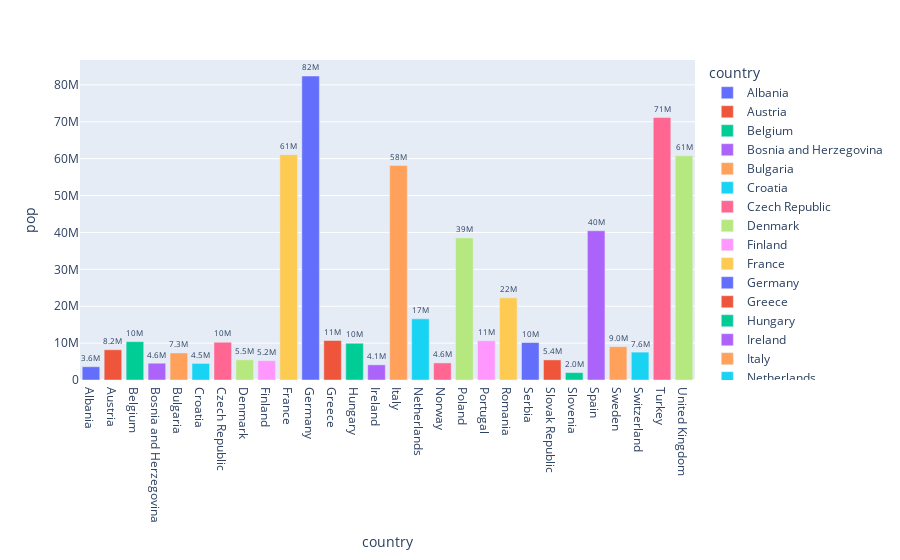

The code cell stored with this chart in its notebook:
### Code cell
df_europe = px.data.gapminder().query("continent == 'Europe' and year == 2007 and pop > 2.e6")
fig = px.bar(df_europe,y='pop',x='country',text="pop",color='country')
fig.update_traces(texttemplate='%{text:.2s}',textposition='outside')
fig.show()

### Figure 1 — Plotly figure (JSON) as saved in the notebook; plotly's stock layout.template omitted (floating-point values rounded to 4 significant figures)
{"data": [{"alignmentgroup": "True", "hovertemplate": "country=%{x}<br>pop=%{text}<extra></extra>", "legendgroup": "Albania", "marker": {"color": "#636efa", "pattern": {"shape": ""}}, "name": "Albania", "offsetgroup": "Albania", "orientation": "v", "showlegend": true, "text": [3600523], "textposition": "outside", "texttemplate": "%{text:.2s}", "type": "bar", "x": ["Albania"], "xaxis": "x", "y": [3600523], "yaxis": "y"}, {"alignmentgroup": "True", "hovertemplate": "country=%{x}<br>pop=%{text}<extra></extra>", "legendgroup": "Austria", "marker": {"color": "#EF553B", "pattern": {"shape": ""}}, "name": "Austria", "offsetgroup": "Austria", "orientation": "v", "showlegend": true, "text": [8199783], "textposition": "outside", "texttemplate": "%{text:.2s}", "type": "bar", "x": ["Austria"], "xaxis": "x", "y": [8199783], "yaxis": "y"}, {"alignmentgroup": "True", "hovertemplate": "country=%{x}<br>pop=%{text}<extra></extra>", "legendgroup": "Belgium", "marker": {"color": "#00cc96", "pattern": {"shape": ""}}, "name": "Belgium", "offsetgroup": "Belgium", "orientation": "v", "showlegend": true, "text": [10392226], "textposition": "outside", "texttemplate": "%{text:.2s}", "type": "bar", "x": ["Belgium"], "xaxis": "x", "y": [10392226], "yaxis": "y"}, {"alignmentgroup": "True", "hovertemplate": "country=%{x}<br>pop=%{text}<extra></extra>", "legendgroup": "Bosnia and Herzegovina", "marker": {"color": "#ab63fa", "pattern": {"shape": ""}}, "name": "Bosnia and Herzegovina", "offsetgroup": "Bosnia and Herzegovina", "orientation": "v", "showlegend": true, "text": [4552198], "textposition": "outside", "texttemplate": "%{text:.2s}", "type": "bar", "x": ["Bosnia and Herzegovina"], "xaxis": "x", "y": [4552198], "yaxis": "y"}, {"alignmentgroup": "True", "hovertemplate": "country=%{x}<br>pop=%{text}<extra></extra>", "legendgroup": "Bulgaria", "marker": {"color": "#FFA15A", "pattern": {"shape": ""}}, "name": "Bulgaria", "offsetgroup": "Bulgaria", "orientation": "v", "showlegend": true, "text": [7322858], "textposition": "outside", "texttemplate": "%{text:.2s}", "type": "bar", "x": ["Bulgaria"], "xaxis": "x", "y": [7322858], "yaxis": "y"}, {"alignmentgroup": "True", "hovertemplate": "country=%{x}<br>pop=%{text}<extra></extra>", "legendgroup": "Croatia", "marker": {"color": "#19d3f3", "pattern": {"shape": ""}}, "name": "Croatia", "offsetgroup": "Croatia", "orientation": "v", "showlegend": true, "text": [4493312], "textposition": "outside", "texttemplate": "%{text:.2s}", "type": "bar", "x": ["Croatia"], "xaxis": "x", "y": [4493312], "yaxis": "y"}, {"alignmentgroup": "True", "hovertemplate": "country=%{x}<br>pop=%{text}<extra></extra>", "legendgroup": "Czech Republic", "marker": {"color": "#FF6692", "pattern": {"shape": ""}}, "name": "Czech Republic", "offsetgroup": "Czech Republic", "orientation": "v", "showlegend": true, "text": [10228744], "textposition": "outside", "texttemplate": "%{text:.2s}", "type": "bar", "x": ["Czech Republic"], "xaxis": "x", "y": [10228744], "yaxis": "y"}, {"alignmentgroup": "True", "hovertemplate": "country=%{x}<br>pop=%{text}<extra></extra>", "legendgroup": "Denmark", "marker": {"color": "#B6E880", "pattern": {"shape": ""}}, "name": "Denmark", "offsetgroup": "Denmark", "orientation": "v", "showlegend": true, "text": [5468120], "textposition": "outside", "texttemplate": "%{text:.2s}", "type": "bar", "x": ["Denmark"], "xaxis": "x", "y": [5468120], "yaxis": "y"}, {"alignmentgroup": "True", "hovertemplate": "country=%{x}<br>pop=%{text}<extra></extra>", "legendgroup": "Finland", "marker": {"color": "#FF97FF", "pattern": {"shape": ""}}, "name": "Finland", "offsetgroup": "Finland", "orientation": "v", "showlegend": true, "text": [5238460], "textposition": "outside", "texttemplate": "%{text:.2s}", "type": "bar", "x": ["Finland"], "xaxis": "x", "y": [5238460], "yaxis": "y"}, {"alignmentgroup": "True", "hovertemplate": "country=%{x}<br>pop=%{text}<extra></extra>", "legendgroup": "France", "marker": {"color": "#FECB52", "pattern": {"shape": ""}}, "name": "France", "offsetgroup": "France", "orientation": "v", "showlegend": true, "text": [61083916], "textposition": "outside", "texttemplate": "%{text:.2s}", "type": "bar", "x": ["France"], "xaxis": "x", "y": [61083916], "yaxis": "y"}, {"alignmentgroup": "True", "hovertemplate": "country=%{x}<br>pop=%{text}<extra></extra>", "legendgroup": "Germany", "marker": {"color": "#636efa", "pattern": {"shape": ""}}, "name": "Germany", "offsetgroup": "Germany", "orientation": "v", "showlegend": true, "text": [82400996], "textposition": "outside", "texttemplate": "%{text:.2s}", "type": "bar", "x": ["Germany"], "xaxis": "x", "y": [82400996], "yaxis": "y"}, {"alignmentgroup": "True", "hovertemplate": "country=%{x}<br>pop=%{text}<extra></extra>", "legendgroup": "Greece", "marker": {"color": "#EF553B", "pattern": {"shape": ""}}, "name": "Greece", "offsetgroup": "Greece", "orientation": "v", "showlegend": true, "text": [10706290], "textposition": "outside", "texttemplate": "%{text:.2s}", "type": "bar", "x": ["Greece"], "xaxis": "x", "y": [10706290], "yaxis": "y"}, {"alignmentgroup": "True", "hovertemplate": "country=%{x}<br>pop=%{text}<extra></extra>", "legendgroup": "Hungary", "marker": {"color": "#00cc96", "pattern": {"shape": ""}}, "name": "Hungary", "offsetgroup": "Hungary", "orientation": "v", "showlegend": true, "text": [9956108], "textposition": "outside", "texttemplate": "%{text:.2s}", "type": "bar", "x": ["Hungary"], "xaxis": "x", "y": [9956108], "yaxis": "y"}, {"alignmentgroup": "True", "hovertemplate": "country=%{x}<br>pop=%{text}<extra></extra>", "legendgroup": "Ireland", "marker": {"color": "#ab63fa", "pattern": {"shape": ""}}, "name": "Ireland", "offsetgroup": "Ireland", "orientation": "v", "showlegend": true, "text": [4109086], "textposition": "outside", "texttemplate": "%{text:.2s}", "type": "bar", "x": ["Ireland"], "xaxis": "x", "y": [4109086], "yaxis": "y"}, {"alignmentgroup": "True", "hovertemplate": "country=%{x}<br>pop=%{text}<extra></extra>", "legendgroup": "Italy", "marker": {"color": "#FFA15A", "pattern": {"shape": ""}}, "name": "Italy", "offsetgroup": "Italy", "orientation": "v", "showlegend": true, "text": [58147733], "textposition": "outside", "texttemplate": "%{text:.2s}", "type": "bar", "x": ["Italy"], "xaxis": "x", "y": [58147733], "yaxis": "y"}, {"alignmentgroup": "True", "hovertemplate": "country=%{x}<br>pop=%{text}<extra></extra>", "legendgroup": "Netherlands", "marker": {"color": "#19d3f3", "pattern": {"shape": ""}}, "name": "Netherlands", "offsetgroup": "Netherlands", "orientation": "v", "showlegend": true, "text": [16570613], "textposition": "outside", "texttemplate": "%{text:.2s}", "type": "bar", "x": ["Netherlands"], "xaxis": "x", "y": [16570613], "yaxis": "y"}, {"alignmentgroup": "True", "hovertemplate": "country=%{x}<br>pop=%{text}<extra></extra>", "legendgroup": "Norway", "marker": {"color": "#FF6692", "pattern": {"shape": ""}}, "name": "Norway", "offsetgroup": "Norway", "orientation": "v", "showlegend": true, "text": [4627926], "textposition": "outside", "texttemplate": "%{text:.2s}", "type": "bar", "x": ["Norway"], "xaxis": "x", "y": [4627926], "yaxis": "y"}, {"alignmentgroup": "True", "hovertemplate": "country=%{x}<br>pop=%{text}<extra></extra>", "legendgroup": "Poland", "marker": {"color": "#B6E880", "pattern": {"shape": ""}}, "name": "Poland", "offsetgroup": "Poland", "orientation": "v", "showlegend": true, "text": [38518241], "textposition": "outside", "texttemplate": "%{text:.2s}", "type": "bar", "x": ["Poland"], "xaxis": "x", "y": [38518241], "yaxis": "y"}, {"alignmentgroup": "True", "hovertemplate": "country=%{x}<br>pop=%{text}<extra></extra>", "legendgroup": "Portugal", "marker": {"color": "#FF97FF", "pattern": {"shape": ""}}, "name": "Portugal", "offsetgroup": "Portugal", "orientation": "v", "showlegend": true, "text": [10642836], "textposition": "outside", "texttemplate": "%{text:.2s}", "type": "bar", "x": ["Portugal"], "xaxis": "x", "y": [10642836], "yaxis": "y"}, {"alignmentgroup": "True", "hovertemplate": "country=%{x}<br>pop=%{text}<extra></extra>", "legendgroup": "Romania", "marker": {"color": "#FECB52", "pattern": {"shape": ""}}, "name": "Romania", "offsetgroup": "Romania", "orientation": "v", "showlegend": true, "text": [22276056], "textposition": "outside", "texttemplate": "%{text:.2s}", "type": "bar", "x": ["Romania"], "xaxis": "x", "y": [22276056], "yaxis": "y"}, {"alignmentgroup": "True", "hovertemplate": "country=%{x}<br>pop=%{text}<extra></extra>", "legendgroup": "Serbia", "marker": {"color": "#636efa", "pattern": {"shape": ""}}, "name": "Serbia", "offsetgroup": "Serbia", "orientation": "v", "showlegend": true, "text": [10150265], "textposition": "outside", "texttemplate": "%{text:.2s}", "type": "bar", "x": ["Serbia"], "xaxis": "x", "y": [10150265], "yaxis": "y"}, {"alignmentgroup": "True", "hovertemplate": "country=%{x}<br>pop=%{text}<extra></extra>", "legendgroup": "Slovak Republic", "marker": {"color": "#EF553B", "pattern": {"shape": ""}}, "name": "Slovak Republic", "offsetgroup": "Slovak Republic", "orientation": "v", "showlegend": true, "text": [5447502], "textposition": "outside", "texttemplate": "%{text:.2s}", "type": "bar", "x": ["Slovak Republic"], "xaxis": "x", "y": [5447502], "yaxis": "y"}, {"alignmentgroup": "True", "hovertemplate": "country=%{x}<br>pop=%{text}<extra></extra>", "legendgroup": "Slovenia", "marker": {"color": "#00cc96", "pattern": {"shape": ""}}, "name": "Slovenia", "offsetgroup": "Slovenia", "orientation": "v", "showlegend": true, "text": [2009245], "textposition": "outside", "texttemplate": "%{text:.2s}", "type": "bar", "x": ["Slovenia"], "xaxis": "x", "y": [2009245], "yaxis": "y"}, {"alignmentgroup": "True", "hovertemplate": "country=%{x}<br>pop=%{text}<extra></extra>", "legendgroup": "Spain", "marker": {"color": "#ab63fa", "pattern": {"shape": ""}}, "name": "Spain", "offsetgroup": "Spain", "orientation": "v", "showlegend": true, "text": [40448191], "textposition": "outside", "texttemplate": "%{text:.2s}", "type": "bar", "x": ["Spain"], "xaxis": "x", "y": [40448191], "yaxis": "y"}, {"alignmentgroup": "True", "hovertemplate": "country=%{x}<br>pop=%{text}<extra></extra>", "legendgroup": "Sweden", "marker": {"color": "#FFA15A", "pattern": {"shape": ""}}, "name": "Sweden", "offsetgroup": "Sweden", "orientation": "v", "showlegend": true, "text": [9031088], "textposition": "outside", "texttemplate": "%{text:.2s}", "type": "bar", "x": ["Sweden"], "xaxis": "x", "y": [9031088], "yaxis": "y"}, {"alignmentgroup": "True", "hovertemplate": "country=%{x}<br>pop=%{text}<extra></extra>", "legendgroup": "Switzerland", "marker": {"color": "#19d3f3", "pattern": {"shape": ""}}, "name": "Switzerland", "offsetgroup": "Switzerland", "orientation": "v", "showlegend": true, "text": [7554661], "textposition": "outside", "texttemplate": "%{text:.2s}", "type": "bar", "x": ["Switzerland"], "xaxis": "x", "y": [7554661], "yaxis": "y"}, {"alignmentgroup": "True", "hovertemplate": "country=%{x}<br>pop=%{text}<extra></extra>", "legendgroup": "Turkey", "marker": {"color": "#FF6692", "pattern": {"shape": ""}}, "name": "Turkey", "offsetgroup": "Turkey", "orientation": "v", "showlegend": true, "text": [71158647], "textposition": "outside", "texttemplate": "%{text:.2s}", "type": "bar", "x": ["Turkey"], "xaxis": "x", "y": [71158647], "yaxis": "y"}, {"alignmentgroup": "True", "hovertemplate": "country=%{x}<br>pop=%{text}<extra></extra>", "legendgroup": "United Kingdom", "marker": {"color": "#B6E880", "pattern": {"shape": ""}}, "name": "United Kingdom", "offsetgroup": "United Kingdom", "orientation": "v", "showlegend": true, "text": [60776238], "textposition": "outside", "texttemplate": "%{text:.2s}", "type": "bar", "x": ["United Kingdom"], "xaxis": "x", "y": [60776238], "yaxis": "y"}], "layout": {"barmode": "relative", "legend": {"title": {"text": "country"}, "tracegroupgap": 0}, "margin": {"t": 60}, "xaxis": {"anchor": "y", "categoryarray": ["Albania", "Austria", "Belgium", "Bosnia and Herzegovina", "Bulgaria", "Croatia", "Czech Republic", "Denmark", "Finland", "France", "Germany", "Greece", "Hungary", "Ireland", "Italy", "Netherlands", "Norway", "Poland", "Portugal", "Romania", "Serbia", "Slovak Republic", "Slovenia", "Spain", "Sweden", "Switzerland", "Turkey", "United Kingdom"], "categoryorder": "array", "domain": [0, 1], "title": {"text": "country"}}, "yaxis": {"anchor": "x", "domain": [0, 1], "title": {"text": "pop"}}}}
